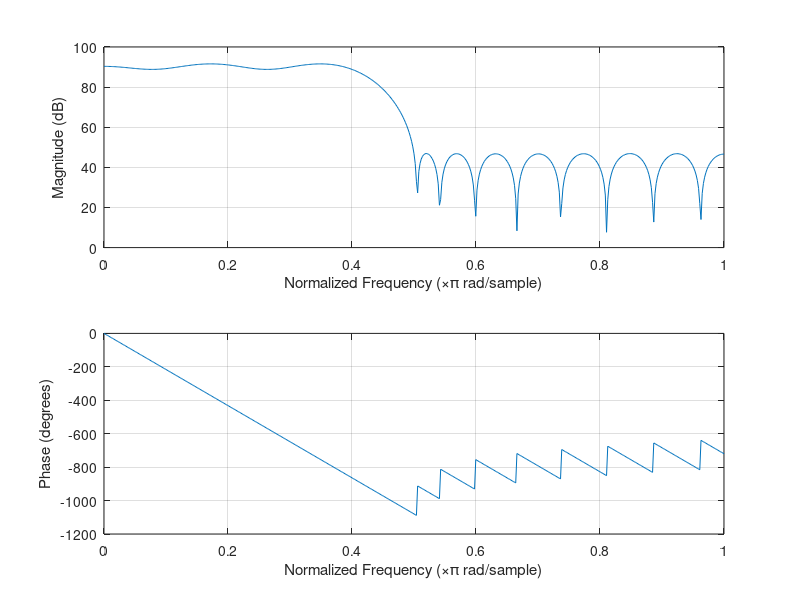

Source code (MATLAB): (Note: this script raises an error after producing the figure.)
# This is an octave script that implements the FIR algorithm for image sharpening.
# The script performs vertical sharpening and horizontal sharpening separately and then combines the two results to get the final sharpened image.
pkg load signal
pkg load image

# FIR filter coefficients derived as 16 bit integers
coefficients = [621,1252,955,-464,-1427,-442,1279,815,-2028,-2978,1849,9985,14052,9985,1849,-2978,-2028,815,1279,-442,-1427,-464,955,1252,621]
freqz(coefficients,1,512)

# Let the amplification factor be 1 then the resultin coefficients are
filter = 1 * coefficients/(2^16);

# load the file and apply the sharpness filter
img_in = imread("image_720p.jpg");
img_out = imfilter(img_in, filter);

# write as ppm format
write_ascii_ppm(img_in, "image_720p.ppm");
write_ascii_ppm(img_out, "image_expected.ppm");


